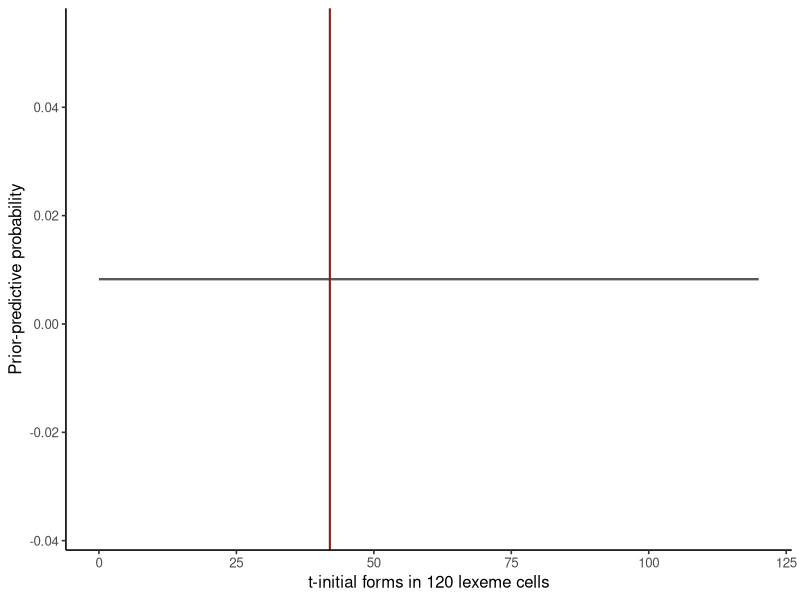

This figure's R source:
## ---- chunk 1
#| label: load-unimorph-prior-predictive
library(ggplot2)

sample_120 <- read.csv(
  "data/unimorph-turkish/verb-past-sample-120.csv",
  stringsAsFactors = FALSE
)
m <- nrow(sample_120)
observed_k <- sum(sample_120$t_initial)
unit_count <- 1L
alpha <- unit_count
beta <- unit_count
support <- 0:m

prior_mass <- exp(
  lchoose(m, support) +
    lbeta(support + alpha, m - support + beta) -
    lbeta(alpha, beta)
)
prior_predictive <- data.frame(count = support, probability = prior_mass)

prior_mean <- m * alpha / (alpha + beta)
prior_variance <- m * alpha * beta * (alpha + beta + m) /
  ((alpha + beta)^2 * (alpha + beta + 1))

stopifnot(
  m == 120L, observed_k == 42L,
  abs(sum(prior_predictive$probability) - 1) < 1e-12
)
data.frame(m, observed_k, prior_mean, prior_variance)
## ---- chunk 2
#| label: plot-unimorph-prior-predictive
#| fig-cap: "Exchangeable Bernoulli superpopulation prior-predictive mass for a 120-cell independent block. The line marks the count in the observed 120-row sample."
ggplot(prior_predictive, aes(count, probability)) +
  geom_line(color = "grey35", linewidth = 0.8) +
  geom_vline(xintercept = observed_k, color = "#8B1A1A", linewidth = 0.7) +
  labs(x = "t-initial forms in 120 lexeme cells", y = "Prior-predictive probability") +
  theme_classic(base_size = 12)
## ---- chunk 3
#| label: simulate-unimorph-prior-predictive
set.seed(2026101801)
simulation_count <- 40000L
theta_prior <- rbeta(simulation_count, alpha, beta)
k_prior <- rbinom(simulation_count, size = m, prob = theta_prior)

stopifnot(abs(mean(k_prior) - prior_mean) < .5)
c(simulated_mean = mean(k_prior), analytic_mean = prior_mean,
  simulated_variance = var(k_prior), analytic_variance = prior_variance)
